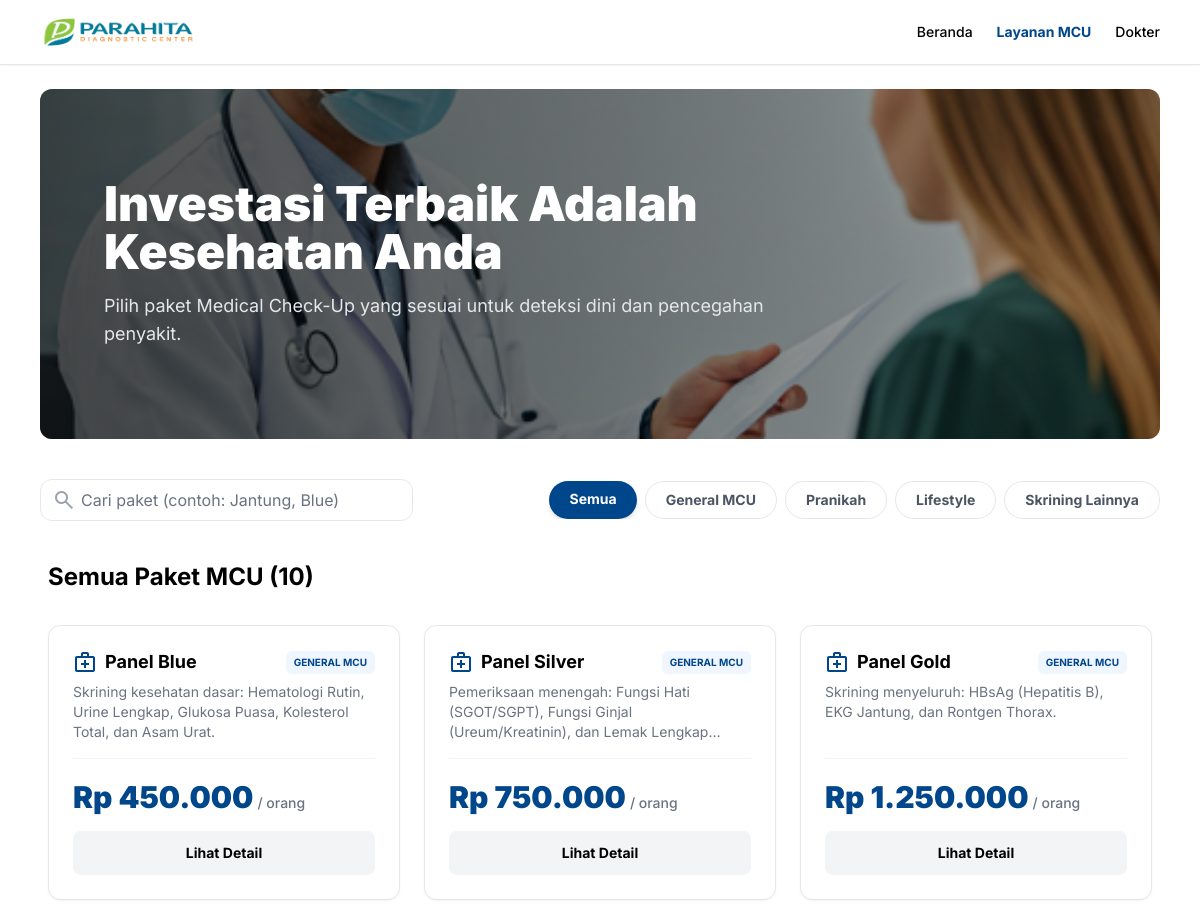
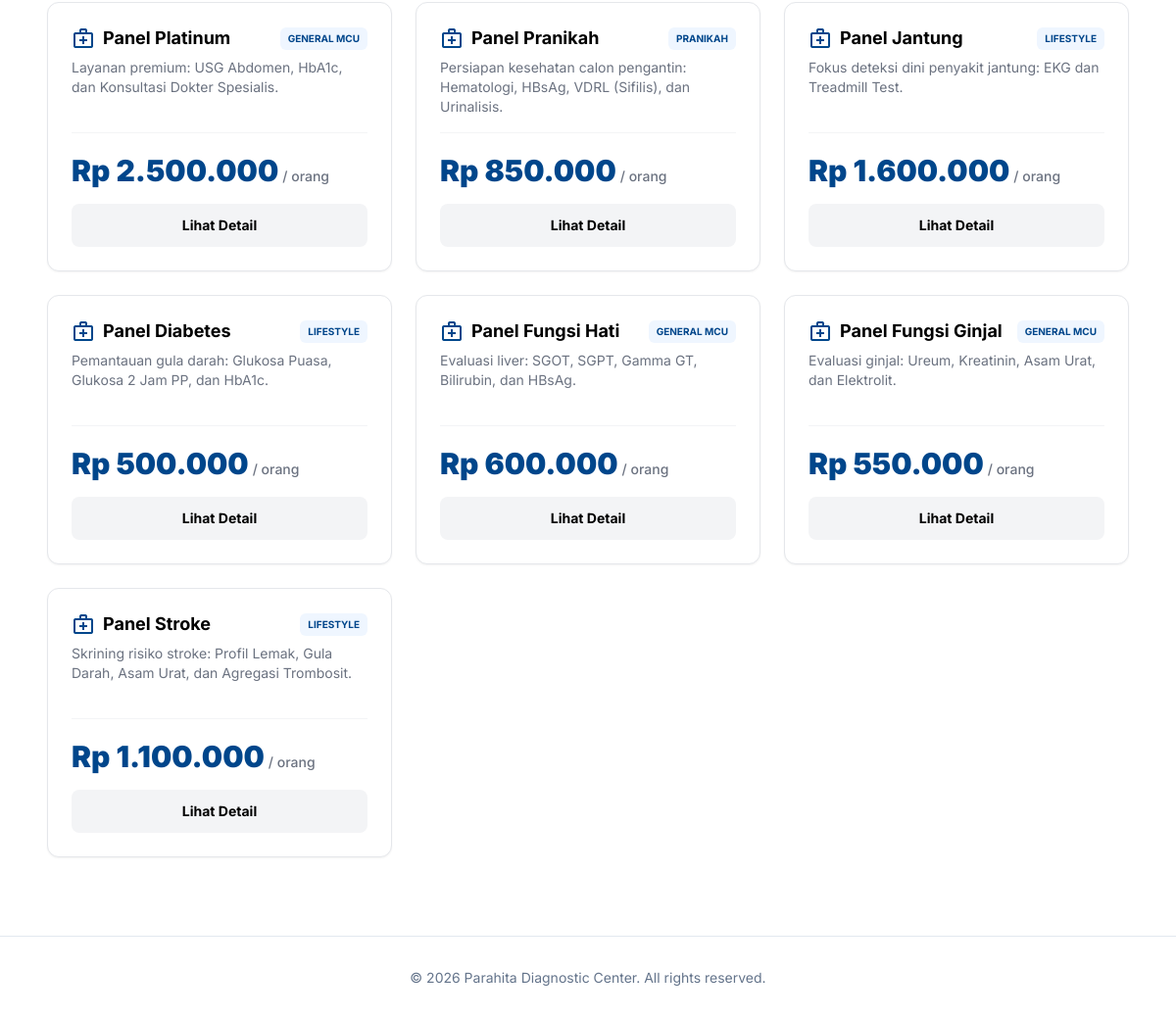
Screenshot of /packages.php (signed in) with the database file from the repository (2 pictures, top to bottom).
### tables this page shows
CREATE TABLE `packages` (
  `id` int(11) NOT NULL,
  `name` varchar(255) NOT NULL,
  `description` text DEFAULT NULL,
  `lab_tests` text DEFAULT NULL,
  `consultation` text DEFAULT NULL,
  `heart_radiology` text DEFAULT NULL,
  `notes` text DEFAULT NULL,
  `price` decimal(10,2) NOT NULL,
  `created_at` timestamp NOT NULL DEFAULT current_timestamp(),
  `category` varchar(50) DEFAULT NULL
);

### packages.php (the view, shortened to what this page needs)
<?php
require_once 'functions.php';
$category_filter = isset($_GET['cat']) ? $_GET['cat'] : '';
$search_query = isset($_GET['search']) ? $_GET['search'] : '';
$sql = "SELECT * FROM packages WHERE 1=1";
$params = [];
$sql .= " ORDER BY id ASC";
$stmt = $pdo->prepare($sql);
$stmt->execute($params);
$packages = $stmt->fetchAll(PDO::FETCH_ASSOC);
?>
<!DOCTYPE html>
<html class="light" lang="id">
<head>
    <script src="https://cdn.tailwindcss.com?plugins=forms,container-queries"></script>
    <script id="tailwind-config">
        tailwind.config = {
            darkMode: "class",
            theme: {
                extend: {
                    colors: {
                        "primary": "#00468b",
                        "background-light": "#f6f7f8",
                        "background-dark": "#101922",
                    },
                    fontFamily: {
                        "display": ["Inter", "sans-serif"]
                    },
                    borderRadius: {
                        "DEFAULT": "0.375rem",
                        "lg": "0.5rem",
                        "xl": "0.75rem",
                        "full": "9999px"
                    },
                },
            },
        }
    </script>
</head>
<header class="sticky top-0 z-50 border-b border-gray-200 bg-white/80 dark:bg-[#1a202c]/80 backdrop-blur-md shadow-sm">
    <div class="max-w-[1440px] mx-auto px-4 md:px-10 w-full flex items-center justify-between py-3">
        <div class="flex items-center gap-4">
            <a href="packages.php" class="flex items-center">
                <img src="img/logo.png" alt="Parahita Medical" class="h-10 w-auto object-contain">
            </a>
        </div>
        <div class="hidden lg:flex flex-1 justify-end gap-8">
            <nav class="flex items-center gap-6">
                <a class="text-sm font-medium hover:text-primary transition-colors" href="dashboard.php">Beranda</a>
                <a class="text-primary text-sm font-bold" href="packages.php">Layanan MCU</a>
                <a class="text-sm font-medium hover:text-primary transition-colors" href="doctors.php">Dokter</a>
            </nav>
        </div>
    </div>
</header>
<main class="flex-1 flex flex-col items-center">
    <section class="w-full max-w-[1440px] px-4 md:px-10 py-6">
        <div class="rounded-xl overflow-hidden relative">
            <div class="flex min-h-[350px] flex-col gap-6 bg-cover bg-center items-start justify-center px-6 py-10 md:px-16"
                style='background-image: linear-gradient(90deg, rgba(0, 0, 0, 0.7) 0%, rgba(0, 0, 0, 0.3) 100%), url("img/gambar_packages.png");'>
                <div class="flex flex-col gap-4 max-w-2xl text-white">
                    <h1 class="text-4xl md:text-5xl font-black leading-tight">Investasi Terbaik Adalah Kesehatan Anda</h1>
                    <p class="text-gray-200 text-base md:text-lg">Pilih paket Medical Check-Up yang sesuai untuk deteksi dini dan pencegahan penyakit.</p>
                </div>
            </div>
        </div>
    </section>
    <section class="w-full max-w-[1440px] px-4 md:px-10 py-4">
        <div class="flex flex-col md:flex-row gap-4 items-center justify-between">
            <form action="packages.php" method="GET" class="w-full md:w-1/3 relative group">
                <span class="material-symbols-outlined absolute left-3 top-1/2 -translate-y-1/2 text-gray-400 group-focus-within:text-primary">search</span>
                <input
                    type="text"
                    name="search"
                    placeholder="Cari paket (contoh: Jantung, Blue)"
                    value="<?= htmlspecialchars($search_query) ?>"
                    class="w-full pl-10 pr-4 py-2 bg-white dark:bg-gray-800 border border-gray-200 dark:border-gray-700 rounded-xl focus:ring-2 focus:ring-primary outline-none transition-all">
            </form>
            <div class="flex gap-2 overflow-x-auto w-full md:w-auto pb-2 md:pb-0 hide-scrollbar justify-start md:justify-end">
                <a href="packages.php<?= $search_query ? '?search=' . urlencode($search_query) : '' ?>"
                    class="px-5 py-2 rounded-full text-sm font-bold transition-all <?= empty($category_filter) ? 'bg-primary text-white shadow-md' : 'bg-white border text-gray-600' ?>">
                    Semua
                </a>
                <?php
                $cats = ['General MCU', 'Pranikah', 'Lifestyle', 'Skrining Lainnya'];
                foreach ($cats as $cat):
                    $url = "packages.php?cat=" . urlencode($cat);
                ?>
                    <a href="<?= $url ?>"
                        class="px-5 py-2 rounded-full text-sm font-bold transition-all whitespace-nowrap <?= $category_filter == $cat ? 'bg-primary text-white shadow-md' : 'bg-white border text-gray-600' ?>">
                        <?= $cat ?>
                    </a>
                <?php endforeach; ?>
            </div>
        </div>
    </section>
    <section class="w-full max-w-[1440px] px-4 md:px-10 py-6 pb-20">
        <div class="flex items-center justify-between mb-8 px-2">
            <h3 class="text-2xl font-bold">
                <?php
                if ($search_query) echo "Hasil pencarian: '" . htmlspecialchars($search_query) . "'";
                else echo $category_filter ? htmlspecialchars($category_filter) : 'Semua Paket MCU';
                ?>
                (<?= count($packages); ?>)
            </h3>
        </div>
        <div class="grid grid-cols-1 md:grid-cols-2 lg:grid-cols-3 gap-6 px-2">
            <?php if (empty($packages)): ?>
                <div class="col-span-full text-center py-20 bg-white dark:bg-gray-800 rounded-xl border border-dashed border-gray-300">
                    <span class="material-symbols-outlined text-5xl text-gray-400 mb-4">inventory_2</span>
                    <p class="text-gray-500">Paket yang Anda cari tidak ditemukan.</p>
                    <a href="packages.php" class="text-primary font-bold mt-2 inline-block">Reset Pencarian</a>
                </div>
            <?php else: ?>
                <?php foreach ($packages as $p): ?>
                    <div class="flex flex-col gap-4 rounded-xl border border-gray-200 dark:border-gray-700 bg-white dark:bg-gray-800 p-6 shadow-sm hover:shadow-lg transition-all duration-300 hover:-translate-y-1">
                        <div class="flex flex-col gap-2">
                            <div class="flex items-center justify-between">
                                <div class="flex items-center gap-2">
                                    <span class="material-symbols-outlined text-primary">medical_services</span>
                                    <h1 class="text-lg font-bold leading-tight"><?= htmlspecialchars($p['name']); ?></h1>
                                </div>
                                <span class="bg-blue-50 dark:bg-blue-900/30 text-primary text-[10px] font-bold px-2 py-1 rounded uppercase">
                                    <?= htmlspecialchars($p['category'] ?? 'MCU'); ?>
                                </span>
                            </div>
                            <p class="text-sm text-gray-500 dark:text-gray-400 line-clamp-3 min-h-[60px]">
                                <?= nl2br(htmlspecialchars($p['description'])); ?>
                            </p>
                            <div class="h-px bg-gray-100 dark:bg-gray-700 my-2"></div>
                            <p class="flex items-baseline gap-1 mt-1">
                                <span class="text-3xl font-black text-primary">Rp <?= number_format($p['price'], 0, ',', '.'); ?></span>
                                <span class="text-sm font-medium text-gray-500">/ orang</span>
                            </p>
                        </div>
                        <div class="flex flex-col gap-3 mt-auto">
                            <a href="pack_detail.php?package_id=<?= $p['id']; ?>"
                                class="flex w-full items-center justify-center rounded-lg h-11 bg-gray-100 dark:bg-gray-700 text-sm font-bold hover:bg-gray-200 dark:hover:bg-gray-600 transition-colors">
                                Lihat Detail
                            </a>
                        </div>
                    </div>
                <?php endforeach; ?>
            <?php endif; ?>
        </div>
    </section>
</main>
<footer class="bg-white dark:bg-slate-900 border-t border-slate-200 dark:border-slate-800 mt-auto py-8">
    <div class="max-w-[1440px] mx-auto px-4 text-center text-slate-500 text-sm">
        © 2026 Parahita Diagnostic Center. All rights reserved.
    </div>
</footer>
</body>
</html>

### packages.php (style rules this page uses)
.material-symbols-outlined { font-variation-settings: 'FILL' 0, 'wght' 400, 'GRAD' 0, 'opsz' 24; font-size: 24px; }
.hide-scrollbar { -ms-overflow-style: none; scrollbar-width: none; }

### rows the page displays
packages: name "Panel Blue", category "GENERAL MCU", description "Skrining kesehatan dasar: Hematologi Rutin, Urine Lengkap, Glukosa Puasa, Kolesterol Total, dan Asam Urat.", price "450.000"
packages: name "Panel Silver", category "GENERAL MCU", description "Pemeriksaan menengah: Fungsi Hati (SGOT/SGPT), Fungsi Ginjal (Ureum/Kreatinin), dan Lemak…", price "750.000"
packages: name "Panel Gold", category "GENERAL MCU", description "Skrining menyeluruh: HBsAg (Hepatitis B), EKG Jantung, dan Rontgen Thorax.", price "1.250.000"
packages: name "Panel Platinum", category "GENERAL MCU", description "Layanan premium: USG Abdomen, HbA1c, dan Konsultasi Dokter Spesialis.", price "2.500.000"
packages: name "Panel Pranikah", category "PRANIKAH", description "Persiapan kesehatan calon pengantin: Hematologi, HBsAg, VDRL (Sifilis), dan Urinalisis.", price "850.000"
packages: name "Panel Jantung", category "LIFESTYLE", description "Fokus deteksi dini penyakit jantung: EKG dan Treadmill Test.", price "1.600.000"
packages: name "Panel Diabetes", category "LIFESTYLE", description "Pemantauan gula darah: Glukosa Puasa, Glukosa 2 Jam PP, dan HbA1c.", price "500.000"
packages: name "Panel Fungsi Hati", category "GENERAL MCU", description "Evaluasi liver: SGOT, SGPT, Gamma GT, Bilirubin, dan HBsAg.", price "600.000"
packages: name "Panel Fungsi Ginjal", category "GENERAL MCU", description "Evaluasi ginjal: Ureum, Kreatinin, Asam Urat, dan Elektrolit.", price "550.000"
packages: name "Panel Stroke", category "LIFESTYLE", description "Skrining risiko stroke: Profil Lemak, Gula Darah, Asam Urat, dan Agregasi Trombosit.", price "1.100.000"

### other values shown
$cat "General MCU"
$cat "Pranikah"
$cat "Lifestyle"
$cat "Skrining Lainnya"
count($packages) "10"
